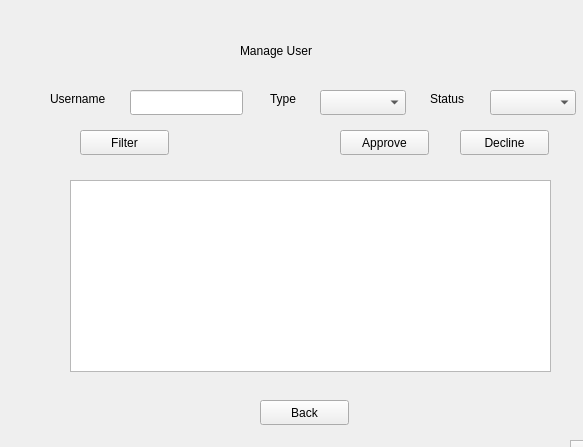
<?xml version="1.0" encoding="UTF-8"?>
<ui version="4.0">
 <class>Form</class>
 <widget class="QWidget" name="Form">
  <property name="geometry">
   <rect>
    <x>0</x>
    <y>0</y>
    <width>583</width>
    <height>447</height>
   </rect>
  </property>
  <property name="windowTitle">
   <string>Form</string>
  </property>
  <widget class="QLabel" name="label">
   <property name="geometry">
    <rect>
     <x>240</x>
     <y>40</y>
     <width>121</width>
     <height>21</height>
    </rect>
   </property>
   <property name="text">
    <string>Manage User</string>
   </property>
  </widget>
  <widget class="QLabel" name="label_2">
   <property name="geometry">
    <rect>
     <x>50</x>
     <y>90</y>
     <width>71</width>
     <height>17</height>
    </rect>
   </property>
   <property name="text">
    <string>Username</string>
   </property>
  </widget>
  <widget class="QLineEdit" name="lineEdit">
   <property name="geometry">
    <rect>
     <x>130</x>
     <y>90</y>
     <width>113</width>
     <height>25</height>
    </rect>
   </property>
  </widget>
  <widget class="QLabel" name="label_3">
   <property name="geometry">
    <rect>
     <x>270</x>
     <y>90</y>
     <width>67</width>
     <height>17</height>
    </rect>
   </property>
   <property name="text">
    <string>Type</string>
   </property>
  </widget>
  <widget class="QComboBox" name="comboBox">
   <property name="geometry">
    <rect>
     <x>320</x>
     <y>90</y>
     <width>86</width>
     <height>25</height>
    </rect>
   </property>
  </widget>
  <widget class="QLabel" name="label_4">
   <property name="geometry">
    <rect>
     <x>430</x>
     <y>90</y>
     <width>67</width>
     <height>17</height>
    </rect>
   </property>
   <property name="text">
    <string>Status</string>
   </property>
  </widget>
  <widget class="QComboBox" name="comboBox_2">
   <property name="geometry">
    <rect>
     <x>490</x>
     <y>90</y>
     <width>86</width>
     <height>25</height>
    </rect>
   </property>
  </widget>
  <widget class="QPushButton" name="pushButton">
   <property name="geometry">
    <rect>
     <x>80</x>
     <y>130</y>
     <width>89</width>
     <height>25</height>
    </rect>
   </property>
   <property name="text">
    <string>Filter</string>
   </property>
  </widget>
  <widget class="QPushButton" name="pushButton_2">
   <property name="geometry">
    <rect>
     <x>340</x>
     <y>130</y>
     <width>89</width>
     <height>25</height>
    </rect>
   </property>
   <property name="text">
    <string>Approve</string>
   </property>
  </widget>
  <widget class="QPushButton" name="pushButton_3">
   <property name="geometry">
    <rect>
     <x>460</x>
     <y>130</y>
     <width>89</width>
     <height>25</height>
    </rect>
   </property>
   <property name="text">
    <string>Decline</string>
   </property>
  </widget>
  <widget class="QPushButton" name="pushButton_4">
   <property name="geometry">
    <rect>
     <x>260</x>
     <y>400</y>
     <width>89</width>
     <height>25</height>
    </rect>
   </property>
   <property name="text">
    <string>Back</string>
   </property>
  </widget>
  <widget class="QTableWidget" name="tableWidget_2">
   <property name="geometry">
    <rect>
     <x>570</x>
     <y>440</y>
     <width>481</width>
     <height>192</height>
    </rect>
   </property>
   <attribute name="horizontalHeaderCascadingSectionResizes">
    <bool>true</bool>
   </attribute>
   <attribute name="horizontalHeaderDefaultSectionSize">
    <number>120</number>
   </attribute>
   <attribute name="horizontalHeaderShowSortIndicator" stdset="0">
    <bool>true</bool>
   </attribute>
   <attribute name="verticalHeaderCascadingSectionResizes">
    <bool>false</bool>
   </attribute>
   <column>
    <property name="text">
     <string>Username</string>
    </property>
    <property name="textAlignment">
     <set>AlignCenter</set>
    </property>
   </column>
   <column>
    <property name="text">
     <string>Email Count</string>
    </property>
    <property name="textAlignment">
     <set>AlignCenter</set>
    </property>
   </column>
   <column>
    <property name="text">
     <string>User Type</string>
    </property>
    <property name="textAlignment">
     <set>AlignCenter</set>
    </property>
   </column>
   <column>
    <property name="text">
     <string>Status</string>
    </property>
    <property name="textAlignment">
     <set>AlignCenter</set>
    </property>
   </column>
  </widget>
  <widget class="QTableWidget" name="tableWidget">
   <property name="geometry">
    <rect>
     <x>70</x>
     <y>180</y>
     <width>481</width>
     <height>192</height>
    </rect>
   </property>
  </widget>
 </widget>
 <resources/>
 <connections/>
</ui>
